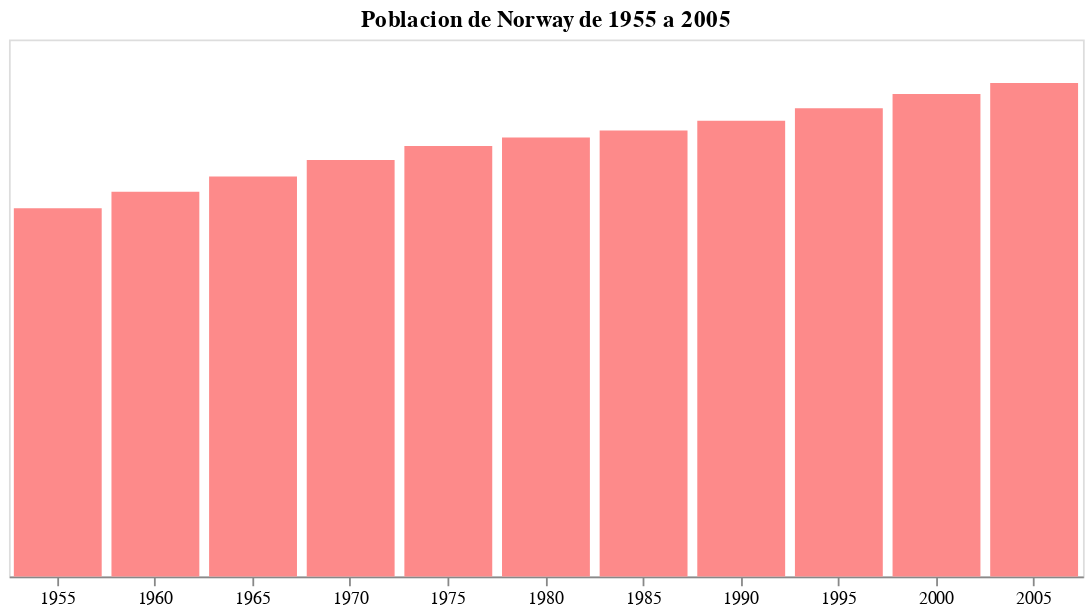

Notebook cell for this chart:
### Code cell
barras_dos

### Figure 1 — Vega-Lite specification as saved in the notebook (floating-point values rounded to 4 significant figures)
{"config": {"view": {"continuousWidth": 400, "continuousHeight": 300}}, "data": {"name": "data-349a86be8b76b1da5c8edf9eecd902a7"}, "mark": {"type": "bar", "color": "#FD8A8A"}, "encoding": {"tooltip": {"field": "pop", "type": "quantitative"}, "x": {"axis": {"labelAngle": 0}, "field": "year", "title": "", "type": "ordinal"}, "y": {"axis": {"domain": false, "format": ".2s", "grid": false, "labels": false, "ticks": false}, "field": "pop", "title": "", "type": "quantitative"}}, "title": "Poblacion de Norway de 1955 a 2005", "width": 600, "$schema": "https://vega.github.io/schema/vega-lite/v4.17.0.json", "datasets": {"data-349a86be8b76b1da5c8edf9eecd902a7": [{"year": 1955, "country": "Norway", "cluster": 1, "pop": 3427409, "life_expect": 73.44, "fertility": 2.837}, {"year": 1960, "country": "Norway", "cluster": 1, "pop": 3581239, "life_expect": 73.47, "fertility": 2.898}, {"year": 1965, "country": "Norway", "cluster": 1, "pop": 3723153, "life_expect": 74.08, "fertility": 2.719}, {"year": 1970, "country": "Norway", "cluster": 1, "pop": 3877386, "life_expect": 74.34, "fertility": 2.248}, {"year": 1975, "country": "Norway", "cluster": 1, "pop": 4007313, "life_expect": 75.37, "fertility": 1.81}, {"year": 1980, "country": "Norway", "cluster": 1, "pop": 4085620, "life_expect": 75.97, "fertility": 1.687}, {"year": 1985, "country": "Norway", "cluster": 1, "pop": 4152419, "life_expect": 75.89, "fertility": 1.8}, {"year": 1990, "country": "Norway", "cluster": 1, "pop": 4242006, "life_expect": 77.32, "fertility": 1.886}, {"year": 1995, "country": "Norway", "cluster": 1, "pop": 4359101, "life_expect": 78.32, "fertility": 1.853}, {"year": 2000, "country": "Norway", "cluster": 1, "pop": 4492400, "life_expect": 79.05, "fertility": 1.801}, {"year": 2005, "country": "Norway", "cluster": 1, "pop": 4593041, "life_expect": 80.2, "fertility": 1.848}]}}
